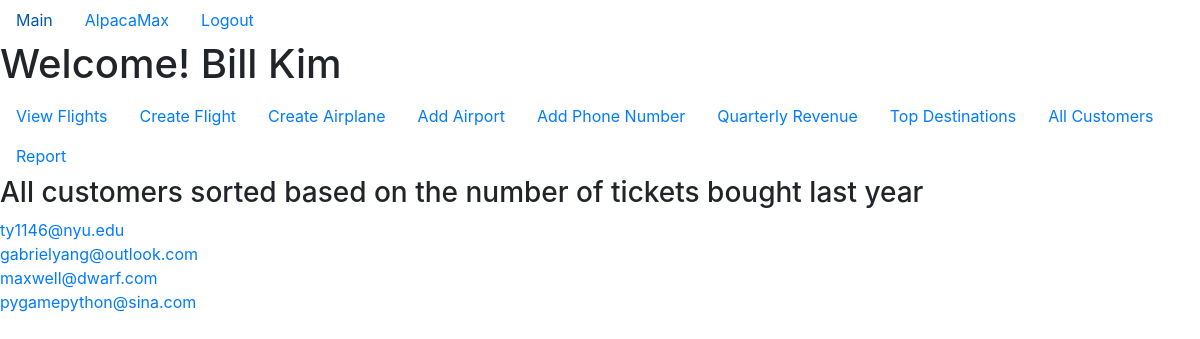
Screenshot of /allCustomers (signed in) with the database file from the repository.
### app/models.py (models this page shows, shortened)
class Staff(db.Model, UserMixin):
    username = db.Column(db.String(20), primary_key=True)
    password = db.Column(db.String(60), nullable=False)
    first_name = db.Column(db.String(20), nullable=False)
    last_name = db.Column(db.String(20), nullable=False)
    date_of_birth = db.Column(db.Date, nullable=False)
    airline_name = db.Column(db.String(20),
                             db.ForeignKey("airline.name"),
                             nullable=False)
    phones = db.relationship("Phone", backref="staff", lazy=True)
    def get_id(self):
        return self.username
    def get_user_type(self):
        return "Staff"

class Customer(db.Model, UserMixin):
    email = db.Column(db.String(120), primary_key=True)
    password = db.Column(db.String(60), nullable=False)
    name = db.Column(db.String(100), nullable=False)
    building = db.Column(db.String(20), nullable=False)
    street = db.Column(db.String(20), nullable=False)
    city = db.Column(db.String(20), nullable=False)
    state = db.Column(db.String(20), nullable=False)
    phone = db.Column(db.String(20), nullable=False)
    passport_number = db.Column(db.String(20),nullable=False)
    passport_expire = db.Column(db.Date, nullable=False)
    passport_country = db.Column(db.String(20), nullable=False)
    date_of_birth = db.Column(db.Date, nullable=False)
    tickets = db.relationship("Ticket", backref="customer", lazy=True)

### app/routes.py (the view)
@app.route("/allCustomers", methods=["GET"])
@login_required
def all_customers():
    if (current_user.get_user_type() == "Customer"):
        flash("You cannot view all customers")
        return redirect(url_for("home"))
    last_year = datetime.datetime.today().year - 1
    last_year_start = datetime.datetime(last_year, 1, 1)
    this_year_start = datetime.datetime(last_year+1, 1, 1)
    query = '''select customer.email
               from customer
               order by (select count(ticket.id)
                         from ticket
                         where ticket.airline_name="{}"
                         and ticket.purchase_datetime >= "{}"
                         and ticket.purchase_datetime < "{}"
                         and ticket.customer_email=customer.email
                         group by ticket.customer_email) desc'''.format(current_user.airline_name,
                                                                        str(last_year_start),
                                                                        str(this_year_start))
    result = db.session.execute(query)
    return render_template("all_customers.html", result=result)

### app/models.py (called while the page is built)
@login_manager.user_loader
def load_user(user_id):
    result = Staff.query.get(user_id)
    if (result is None):
        return Customer.query.get(user_id)
    else:
        return result

### app/templates/all_customers.html
{% extends "staff_layout.html" %}
{% block home_content %}
<h3>All customers sorted based on the number of tickets bought last year</h3>
{% for row in result %}
    <a href="{{ url_for('view_customer', email=row[0]) }}">{{ row[0] }}</a><br>
{% endfor %}
{% endblock %}

### app/templates/staff_layout.html
{% extends "layout.html" %}
{% block content %}
    <h1>Welcome! {{ current_user.first_name }} {{ current_user.last_name }}</h1>
    <ul class="nav">
        <li class="nav-item">
            <a class="nav-link" href="{{ url_for('staff_flights') }}"">View Flights</a>
        </li>
        <li class="nav-item">
            <a class="nav-link" href="{{ url_for('create_flight') }}">Create Flight</a>
        </li>
        <li class="nav-item">
            <a class="nav-link" href="{{ url_for('create_airplane') }}">Create Airplane</a>
        </li>
        <li class="nav-item">
            <a class="nav-link" href="{{ url_for('add_airport') }}">Add Airport</a>
        </li>
        <li class="nav-item">
            <a class="nav-link" href="{{ url_for('add_phone_number') }}">Add Phone Number</a>
        </li>
        <li class="nav-item">
            <a class="nav-link" href="{{ url_for('quarterly_revenue_earned') }}">Quarterly Revenue</a>
        </li>
        <li class="nav-item">
            <a class="nav-link" href="{{ url_for('top_destinations') }}">Top Destinations</a>
        </li>
        <li class="nav-item">
            <a class="nav-link" href="{{ url_for('all_customers') }}">All Customers</a>
        </li>
        <li class="nav-item">
            <a class="nav-link" href="{{ url_for('report') }}">Report</a>
        </li>
    </ul>
    {% block home_content %}{% endblock %}
{% endblock content %}

### app/templates/layout.html (shortened to what this page needs)
<!DOCTYPE html>
<html lang="en">
<head>
    <link rel="stylesheet" href="https://stackpath.bootstrapcdn.com/bootstrap/4.4.1/css/bootstrap.min.css">
    <link rel="stylesheet" href="https://cdnjs.cloudflare.com/ajax/libs/Chart.js/2.9.3/Chart.min.css" />
</head>
<body>
    <ul class="nav">
        <li class="nav-item">
            <a class="nav-link" href="{{ url_for('home') }}">Main</a>
        </li>
        {% if current_user.is_authenticated %}
            <li class="nav-item">
                {% if current_user.get_user_type() == "Customer" %}
                    <a class="nav-link" href="{{ url_for('customer_future_flights') }}">{{ current_user.get_id() }}</a>
                {% else %}
                    <a class="nav-link" href="{{ url_for('staff_flights') }}">{{ current_user.get_id() }}</a>
                {% endif %}
            </li>
            <li class="nav-item">
                <a class="nav-link" href="{{ url_for('logout') }}">Logout</a>
            </li>
        {% endif %}
    </ul>
    {% block content %}{% endblock %}
</body>
</html>

### rows the page displays
Staff: get_id "AlpacaMax", first_name "Bill", last_name "Kim"
Customer: email "ty1146@nyu.edu"
Customer: email "gabrielyang@outlook.com"
Customer: email "maxwell@dwarf.com"
Customer: email "pygamepython@sina.com"
